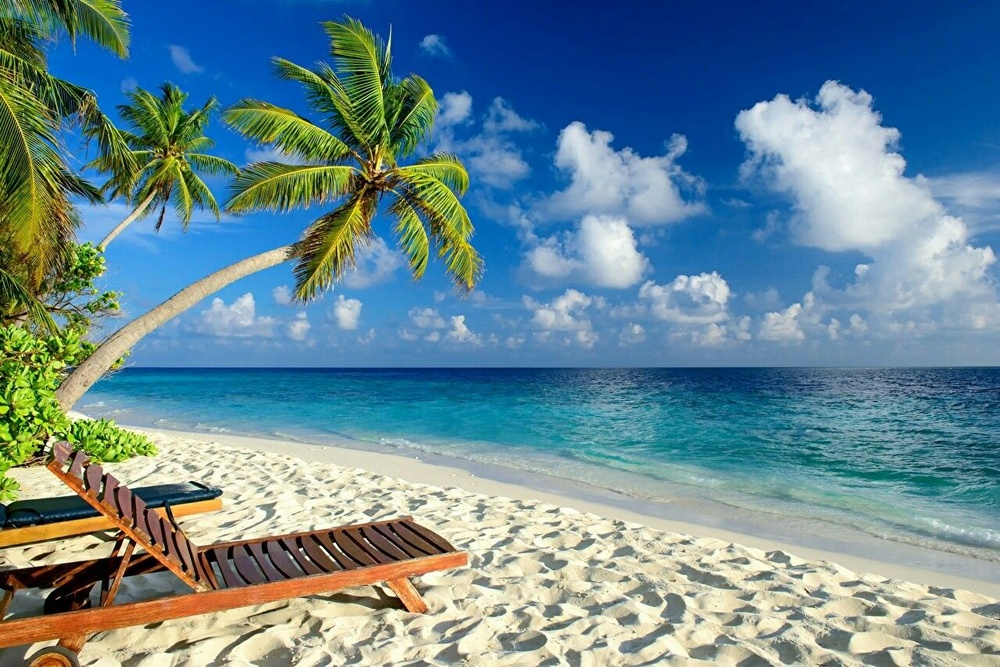
#> input picture example.jpg, 1000 x 667 px, shrunk from 1280 x 854 before the run
$ python image_processor.py
#> lines starting #> are read from the running program, lines starting #| are printed output that depends on the picture
import os;
import random;
import cv2;
import numpy as np;

clear = lambda:os.system('cls');

def main():
    path, img = ask_path();
    clear();
    show_info(img);

    while True:
        print("\nЧто сделать?");
        print("1 – Применить эффект")
        print("2 – Сохранить изображение");
        choice = input("Ваш выбор: ").strip();
        if choice == "1":
            clear();
            print("\nДоступные эффекты:");
            for k, (descr,_) in Effects.items():
                print(f"{k} – {descr}");
            try:
                eff = int(input("Номер эффекта: "));
                if eff not in Effects:
                    raise ValueError;
            except ValueError:
                print("Нет такого эффекта.");
                continue;
            img = Effects[eff][1](img)
            print("Эффект применён.");
        elif choice == "2":
            while True:
                name = input("Имя файла для сохранения (с расширением .png/.jpg и т.д.): ").strip();
                try:
                    cv2.imwrite(name, img);
                    print(f"Сохранено как {name}");
                    break;
                except Exception as e:
                    print("Не удалось сохранить:", e, "– попробуйте другое имя.");
            break;
        else:
            print("Нужно ввести 1 или 2.");

def ask_path():
    while True:
        path = input("Введите путь к изображению: ").strip();
#> the answer given: example.jpg
        if not os.path.isfile(path):
            print("Файл не найден. Попробуйте ещё раз.");
            continue;
        img = cv2.imread(path);
#> img is the input picture: shape (667, 1000, 3); mean B, G, R 147.6, 136.2, 104.6
#> in main, `path, img = ask_path();`: path = 'example.jpg'
        if img is None:
            print("Не удалось загрузить изображение (возможно, это не картинка).");
            continue;
        return path, img;

def show_info(img):
    h, w, d = img.shape;
#> h = 667; w = 1000; d = 3
    print(f"Параметры изображения: высота={h}, ширина={w}, глубина={d}, тип={img.dtype}");
#| Параметры изображения: высота=667, ширина=1000, глубина=3, тип=uint8
#> the loop in main, `while True:` made 3 passes; the answer given on pass 1: 1
#> pass 1, in main, `img = Effects[eff][1](img)`:
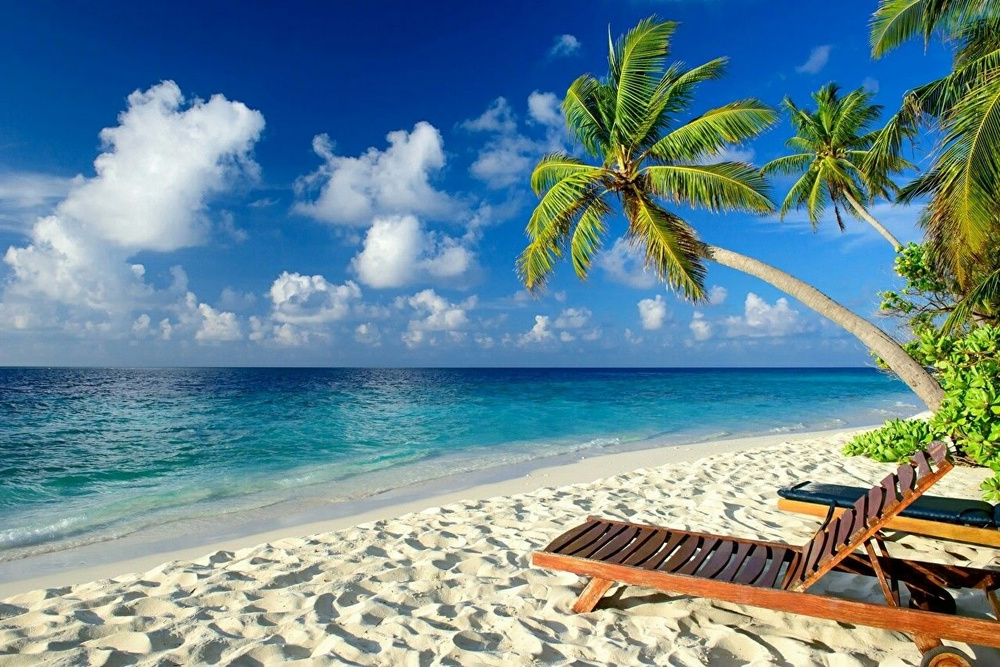
#> img: shape (667, 1000, 3); mean B, G, R 147.6, 136.2, 104.6

# [14 lines left out: functions to_gray, flip_v, not called in this run]

def flip_h(img):
    h, w, d = img.shape;
    flipped = np.zeros_like(img);
    for y in range(h):
        for x in range(w):
            flipped[y, x] = img[y, w - 1 - x];
    return flipped;

# [58 lines left out: functions random_square, add_noise, change_brightness, blur_manual, not called in this run]

Effects = {
    1: ("Сделать ч/б", to_gray),
    2: ("Отразить по вертикали", flip_v),
    3: ("Отразить по горизонтали", flip_h),
    4: ("Закрасить случайный квадрат", random_square),
    5: ("Добавить шум", add_noise),
    6: ("Изменить яркость", change_brightness),
    7: ("Размытие (blur)", blur_manual),
}

#> (the run stopped early here; a loop or call above may not have finished)
